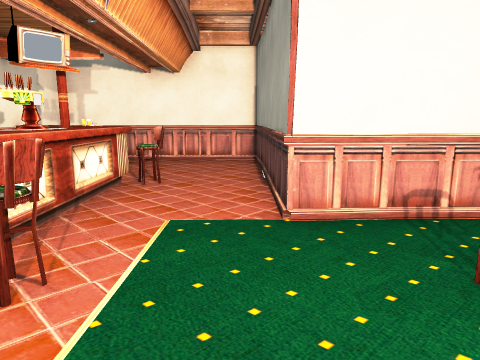
View 1 (above)

12 first-person views from a walk through a Unity game level. The camera is 1.2 m above the floor, tilts 10° down and sees 70° across. The floor is counted in squares, 1 m on a side. Each view is taken from the middle of a square. On the plan, view 1 faces up. The plan holds only what a view shows up to about 14 squares ahead; the rest is blank. The player is left out. Some animated figures are not drawn. Some surface patterns are stand-ins.

View 2
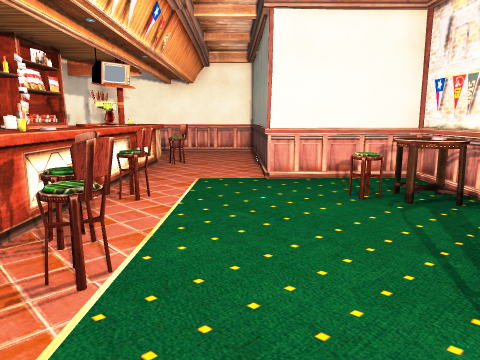

View 3
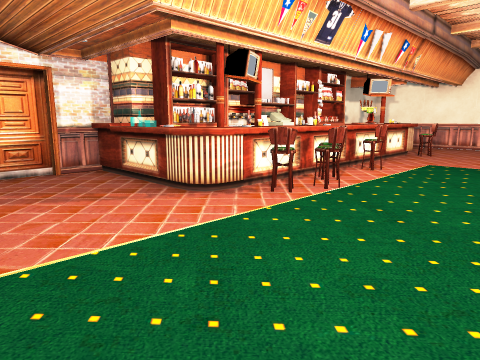

View 4
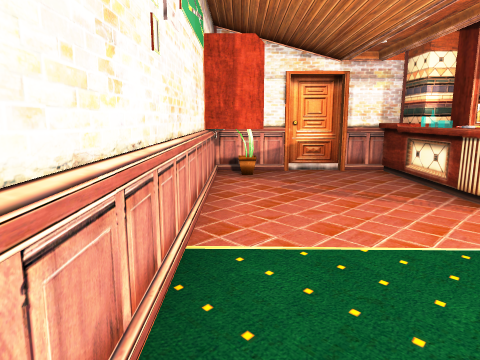

View 5
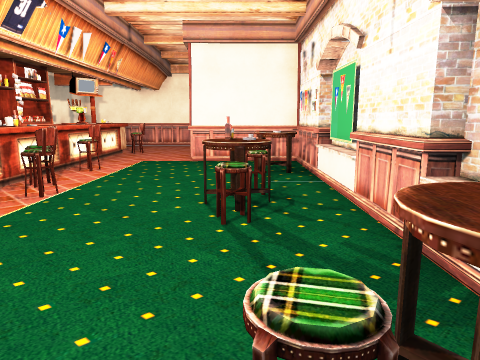

View 6
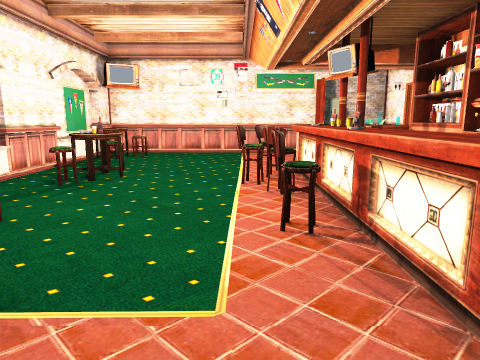

View 7
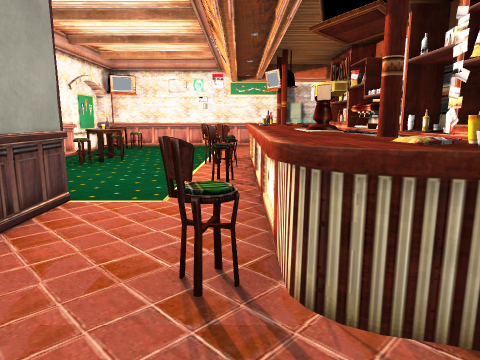

View 8
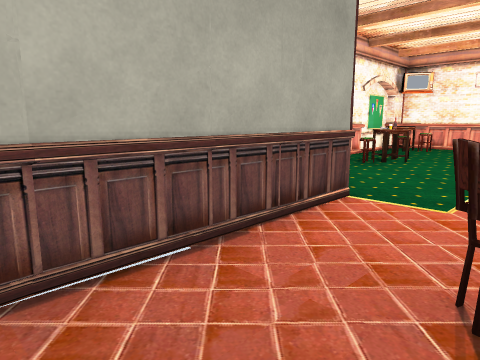

View 9
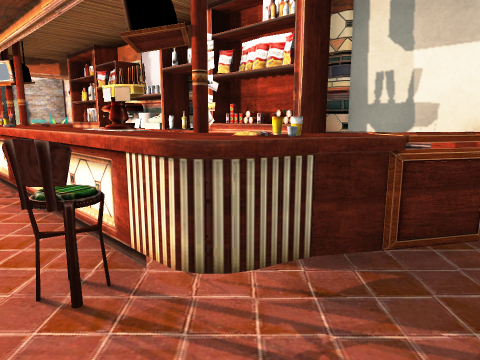

View 10
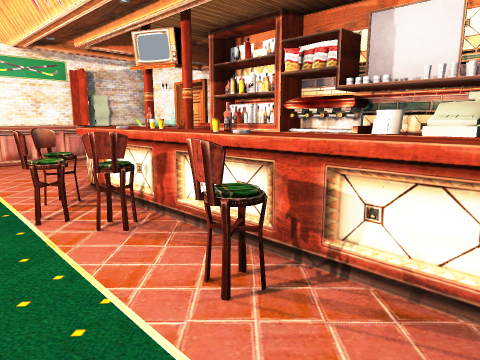

View 11
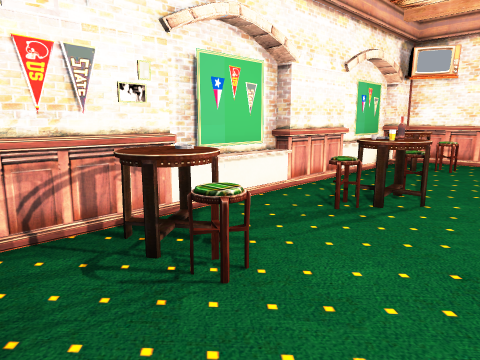

View 12
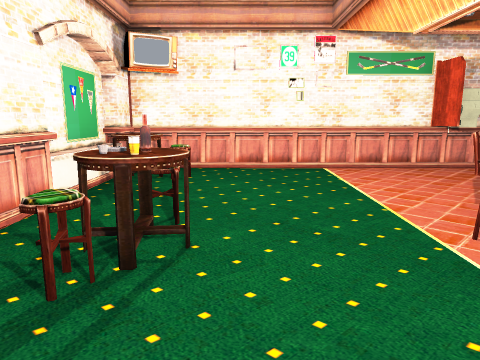

### Floor plan
Key: @ floor where view 1 was taken; # wall or solid block; . floor; = window, fence, low wall or low ledge; ^ raised ledge.
Columns run from 6 left of view 1 to 4 right of it. Each row starts with its distance up from view 1.
 10  #######
  9  #.....#
  8  #=#...#
  7  #.^^..#
  6  #.^^..#
  5  #=#^..#
  4  #=^^..####
  3  # ^^....##
  2  # ^^...=^#
  1  # ^=.....#
  0  # ^^#@.=.#
 -1  # #^#..^.#
 -2 ^^ ^^...=.#
 -3 #^ .......#
 -4 #.........#
 -5 #.......=^#
 -6 #.#.......#
 -7 ###########

Positions as (right, up) in squares from view 1, and headings:
1: (0, 0), facing up
2: (0, -3), facing up
3: (2, -6), facing up-left
4: (2, -6), facing left
5: (2, -6), facing up
6: (-1, 6), facing down
7: (-2, 9), facing down
8: (-2, 9), facing down-right
9: (-1, 9), facing down-left
10: (0, 4), facing down-left
11: (0, 4), facing down-right
12: (1, 2), facing down
